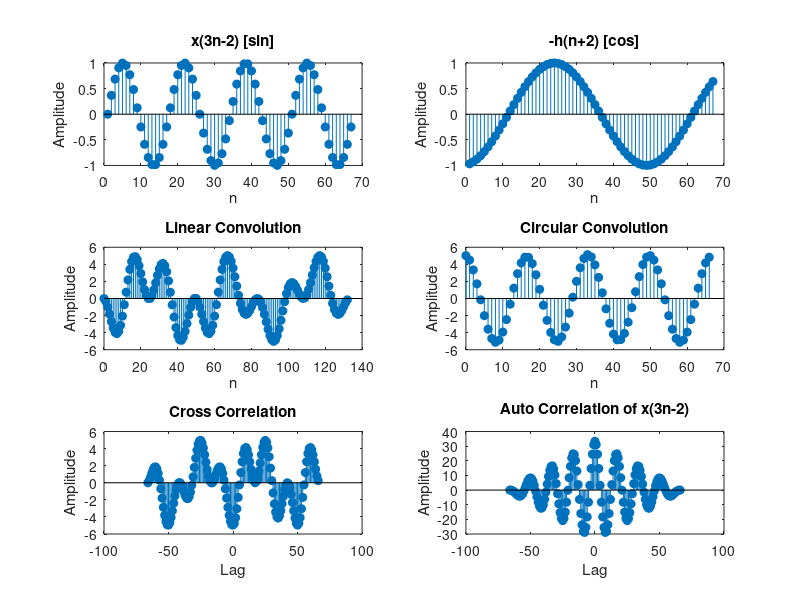

Here is the MATLAB script that generated this plot: (Note: this script raises an error after producing the figure.)
% Parameters
cycles = 4;                % Number of cycles
samples_per_cycle = 50;    % Increased sample points per cycle for smoothness
N = cycles * samples_per_cycle;
n = 0:N-1;

% Define signals
theta = 2*pi*n/samples_per_cycle;
x = sin(theta);
h = cos(theta);


% x(3n-2)
n1 = 1:ceil((N+2)/3);
x_3n_2_full = zeros(1, length(n1));
for i = 1:length(n1)
    idx = 3*n1(i)-2;
    if idx >= 1 && idx <= N
        x_3n_2_full(i) = x(idx);
    end
end
valid_idx = find(x_3n_2_full ~= 0 | n1 == 1);
x_3n_2 = x_3n_2_full(valid_idx);
n1_valid = n1(valid_idx);

% -h(n+2)
h_n_plus_2 = zeros(1, length(x_3n_2));
for i = 1:length(x_3n_2)
    idx = i+2;
    if idx <= N
        h_n_plus_2(i) = -h(idx);
    else
        % If out of bounds, pad with next values from h (wrap around or repeat last value)
        pad_idx = mod(idx-1, N) + 1;
        h_n_plus_2(i) = -h(pad_idx);
    end
end

% Now x_3n_2 and h_n_plus_2 are the same length for all operations

% Linear convolution
lin_conv = conv(x_3n_2, h_n_plus_2);

% Circular convolution (length = max of input lengths)
Nc = max(length(x_3n_2), length(h_n_plus_2));
circ_conv = cconv(x_3n_2, h_n_plus_2, Nc);

% Cross correlation
cross_corr = xcorr(x_3n_2, h_n_plus_2);

% Auto correlation on x(3n-2)
auto_corr = xcorr(x_3n_2);

% Plotting
figure;
subplot(3,2,1);
stem(n1_valid, x_3n_2, 'filled');
title('x(3n-2) [sin]');
xlabel('n'); ylabel('Amplitude');

subplot(3,2,2);
stem(1:length(h_n_plus_2), h_n_plus_2, 'filled');
title('-h(n+2) [cos]');
xlabel('n'); ylabel('Amplitude');


subplot(3,2,3);
stem(0:length(lin_conv)-1, lin_conv, 'filled');
title('Linear Convolution');
xlabel('n'); ylabel('Amplitude');

subplot(3,2,4);
stem(0:length(circ_conv)-1, circ_conv, 'filled');
title('Circular Convolution');
xlabel('n'); ylabel('Amplitude');

subplot(3,2,5);
stem(-(length(x_3n_2)-1):(length(h_n_plus_2)-1), cross_corr, 'filled');
title('Cross Correlation');
xlabel('Lag'); ylabel('Amplitude');

subplot(3,2,6);
stem(-(length(x_3n_2)-1):(length(x_3n_2)-1), auto_corr, 'filled');
title('Auto Correlation of x(3n-2)');
xlabel('Lag'); ylabel('Amplitude');

sgtitle('Signal Operations: Transformed Sine and Cosine');
